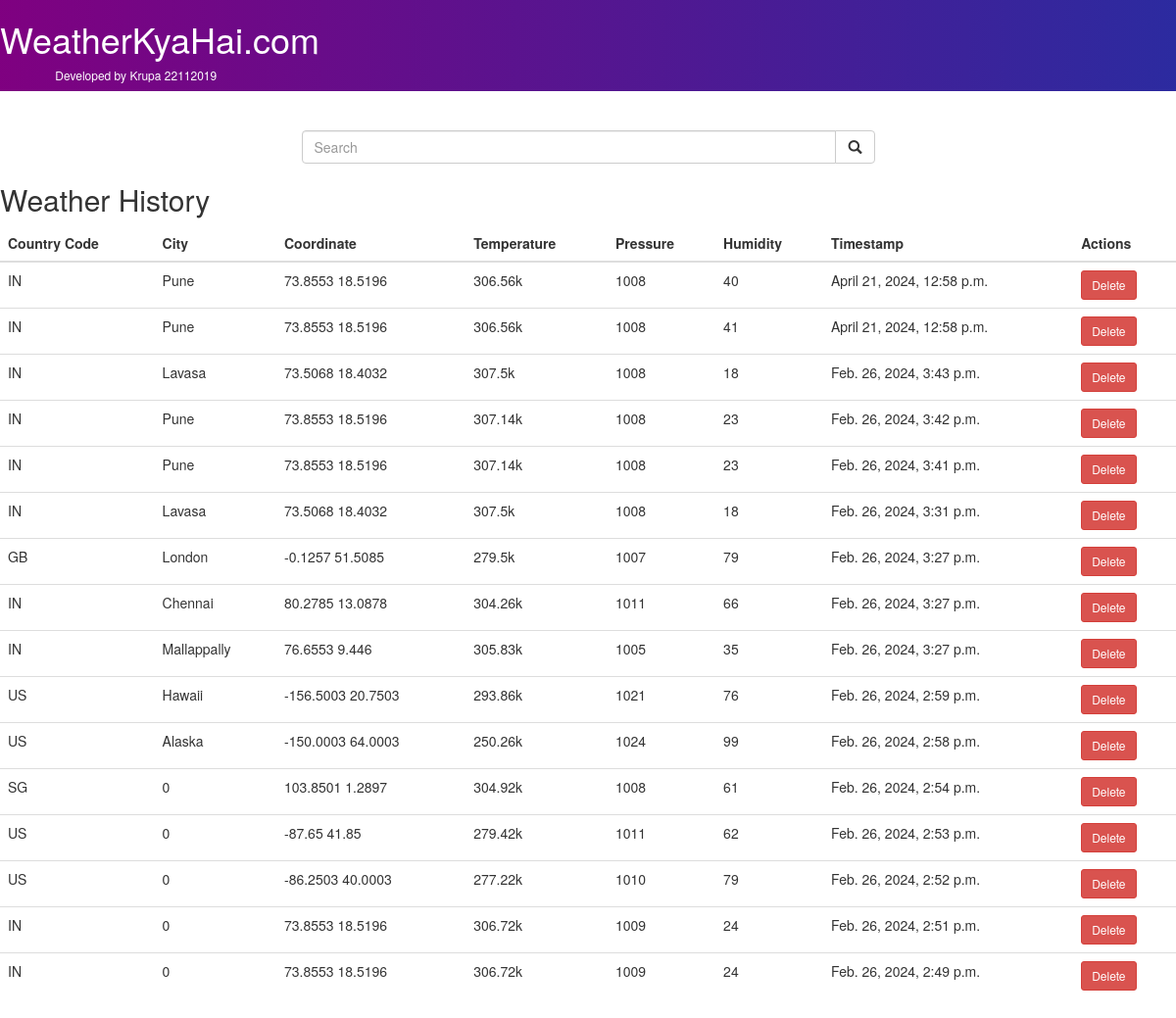
/, run on an earlier commit of the app's database.
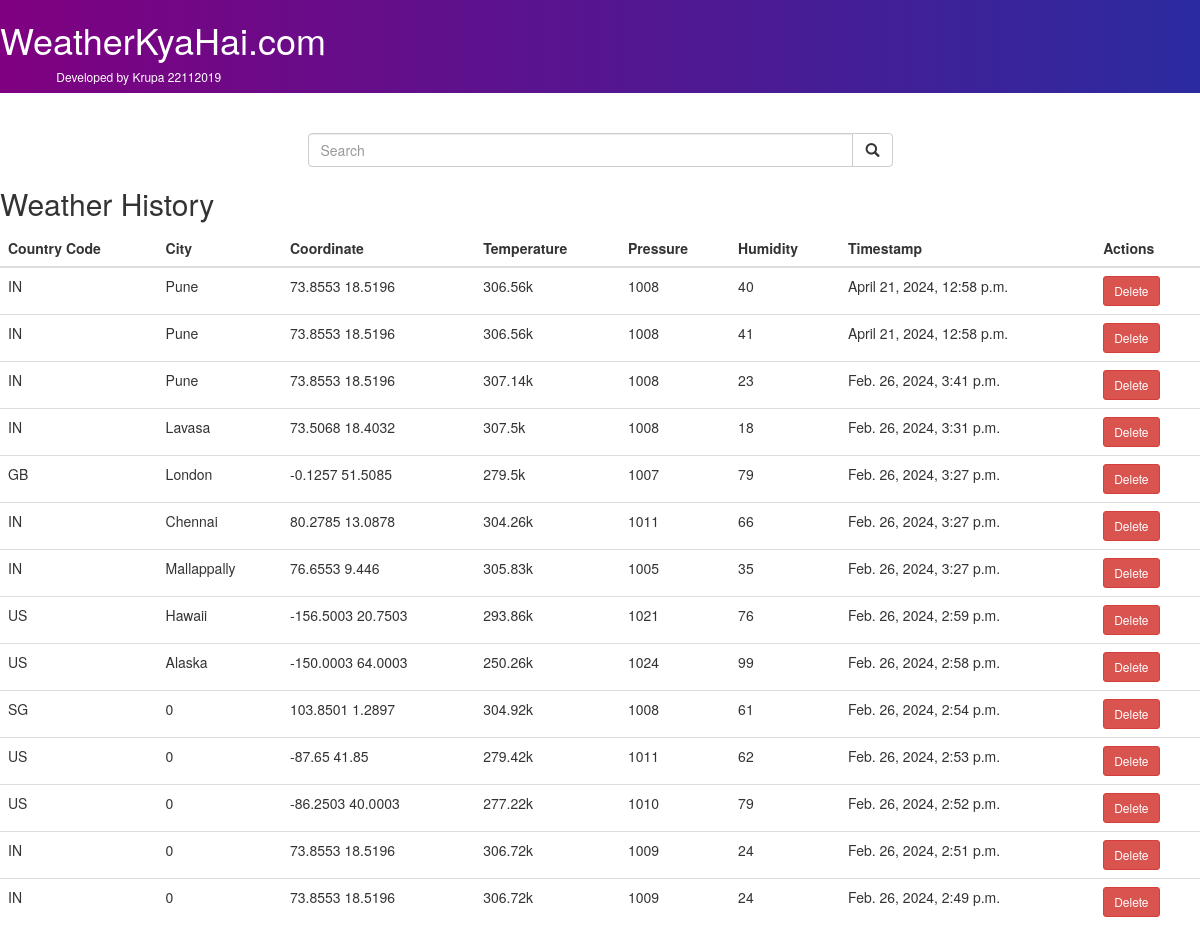
And on a later commit of the database.
### main/models.py (models this page shows)
class Weather(models.Model):
    city=models.CharField(max_length=100)
    country_code=models.CharField(max_length=3)
    coordinate = models.CharField(max_length=10)
    temp = models.CharField(max_length=10)
    pressure = models.CharField(max_length=10)
    humidity=models.CharField(max_length=10)
    timestamp = models.DateTimeField(auto_now_add=True)

### main/views.py (the view)
# urls.py: path('', views.index, name='index'),  # Define the URL pattern for the index view
def index(request):
    if request.method == 'POST':
        city = request.POST['city']
        source = urllib.request.urlopen('http://api.openweathermap.org/data/2.5/weather?q='+city+'&appid=e8ddef56273a5f305a361716e9246e42').read()
        list_of_data = json.loads(source)
        data = {
            "name": str(list_of_data["name"]),
            "country_code": str(list_of_data['sys']['country']),
            "coordinate": str(list_of_data['coord']['lon']) + ' '
                        + str(list_of_data['coord']['lat']),
            "temp": str(list_of_data['main']['temp']) + 'k',
            "pressure": str(list_of_data['main']['pressure']),
            "humidity": str(list_of_data['main']['humidity']),
        }
        wdata=Weather()
        wdata.city=str(list_of_data["name"])
        wdata.country_code=str(list_of_data['sys']['country'])
        wdata.coordinate=str(list_of_data['coord']['lon']) + ' '+ str(list_of_data['coord']['lat'])
        wdata.temp=str(list_of_data['main']['temp']) + 'k'
        wdata.pressure=str(list_of_data['main']['pressure'])
        wdata.humidity=str(list_of_data['main']['humidity'])
        wdata.save()
        bdata=Weather.objects.all().order_by('-timestamp')
        data['bdata']=bdata
        print(data)
        return redirect('index')
    else:
        data = {
            'bdata': Weather.objects.all().order_by('-timestamp')
        }
    return render(request, "index.html", data)

### templates/index.html (shortened to what this page needs)
<!DOCTYPE html>
<html lang="en" dir="ltr">
<head>
  <link rel="stylesheet" href="https://maxcdn.bootstrapcdn.com/bootstrap/3.4.0/css/bootstrap.min.css">
</head>
<body>
  <nav class="row" style="background-image: linear-gradient(to left,rgb(43, 43, 160),purple); color: white;">
    <div class="col-md-6 offset-md-3 col-lg-3 offset-lg-4 text-center">
      <h1>WeatherKyaHai.com</h1>
      <h6>Developed by Krupa 22112019</h6>
    </div>
  </nav>
  <br />
  <br />
  <center class="row">
    <form method="post" class="col-md-6 col-md-offset-3">
      <div class="input-group">
        <input type="text" class="form-control" name="city" placeholder="Search">
        <div class="input-group-btn">
          <button class="btn btn-default" type="submit">
            <i class="glyphicon glyphicon-search"></i>
          </button>
        </div>
      </div>
    </form>
  </center>
  <h2>Weather History</h2>
  <table class="table">
      <thead>
          <tr>
              <th>Country Code</th>
              <th>City</th>
              <th>Coordinate</th>
              <th>Temperature</th>
              <th>Pressure</th>
              <th>Humidity</th>
              <th>Timestamp</th>
              <th>Actions</th>
          </tr>
      </thead>
      <tbody>
          {% for bdata in bdata %}
          <tr>
            <td>{{ bdata.country_code }}</td>
            <td>{{ bdata.city }}</td>
            <td>{{ bdata.coordinate }}</td>
            <td>{{ bdata.temp }}</td>
            <td>{{ bdata.pressure }}</td>
            <td>{{ bdata.humidity }}</td>
            <td>{{ bdata.timestamp }}</td>
            <td>
              <form action="{% url 'delete_location' bdata.id %}" method="post">
                <button type="submit" class="btn btn-danger btn-sm">Delete</button>
              </form>
            </td>
          </tr>
          {% endfor %}
      </tbody>
  </table>
</body>
</html>

What changed in the data, as far as the page shows it:
removed Weather: country_code "IN", city "Lavasa", coordinate "73.5068 18.4032", temp "307.5k", pressure "1008", humidity "18", timestamp "Feb. 26, 2024, 3:43 p.m."
removed Weather: country_code "IN", city "Pune", coordinate "73.8553 18.5196", temp "307.14k", pressure "1008", humidity "23", timestamp "Feb. 26, 2024, 3:42 p.m."
